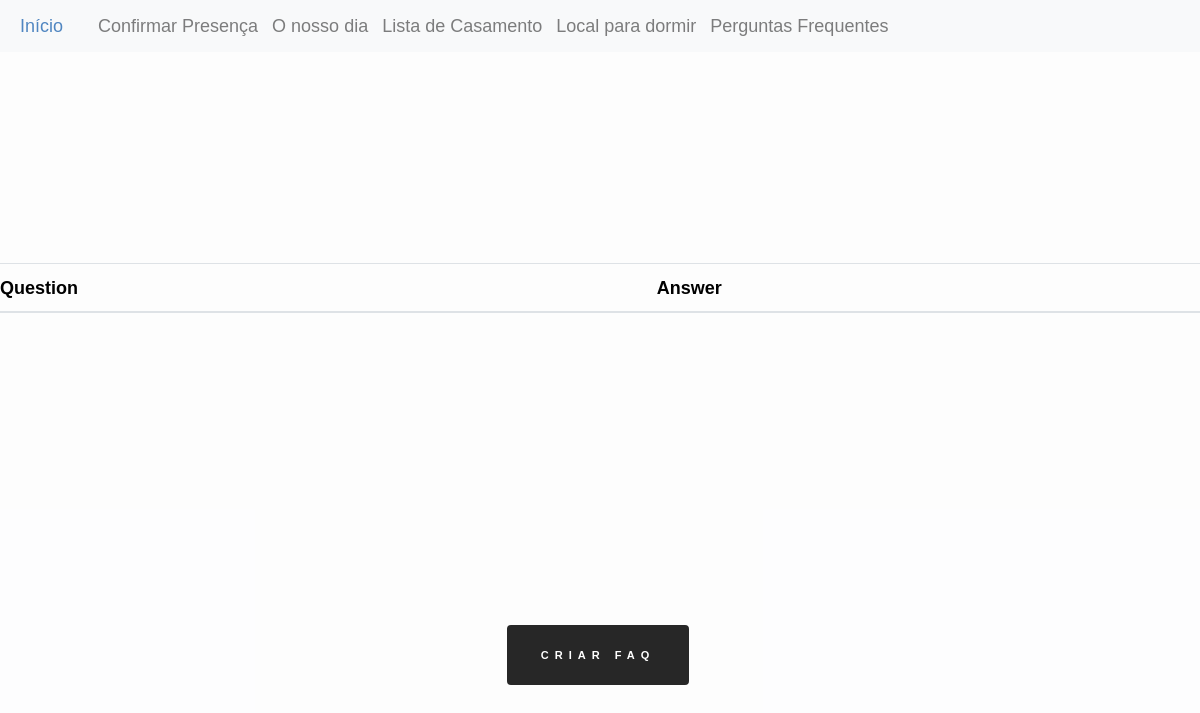
Before: /edit/faqs with the older database file.
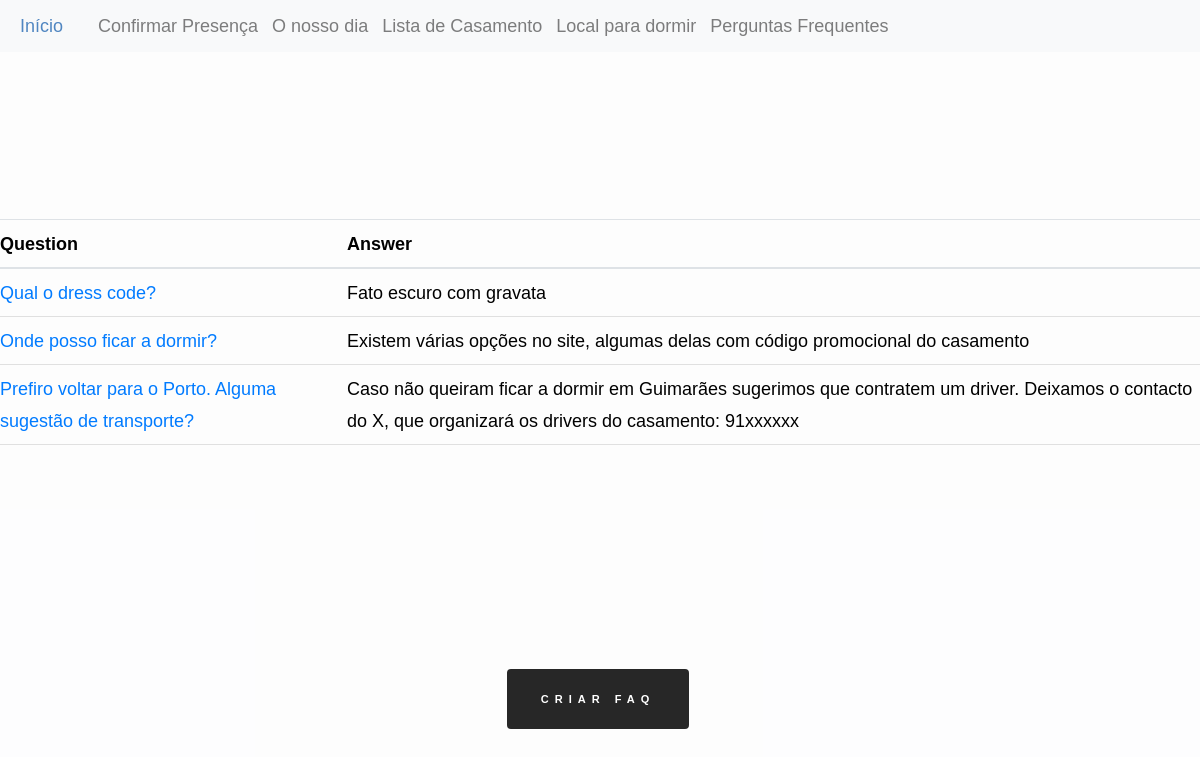
After: the same page with the newer database file.
### inesegoncalo/models/faqs.py (models this page shows, shortened)
class FAQ(db.Model ,model.Model,model.Base):
    __tablename__ = 'faq'
    __table_args__ = {'extend_existing': True}
    id = Column(Integer, primary_key=True)
    question = Column(Text)
    answer = Column(Text)

### inesegoncalo/modules/edit.py (the view)
@bp.route("/faqs", methods=("GET", "POST"))
def faqs():
    faqs = FAQ.query.all()
    return render_template("edit/faqs.html", faqs=faqs)

### inesegoncalo/templates/edit/faqs.html (shortened to what this page needs)
{% extends 'layout.html' %}
{% block content %}
<div class="product_background">
<table class="table">
    <thead>
        <tr>
            <th>Question</th>
            <th>Answer</th>
        </tr>
    </thead>
    <tbody>
        {% for faq in faqs %}
            <tr>
                <td class="no_padding"><a href="{{url_for('edit.faq',faq_id=faq.id)}}">{{faq.question}}</a></td>
                <td class="no_padding">{{faq.answer}}</td>
            </tr>
        {% endfor %}
    </tbody>
</table>
{% set url = url_for('create.faq') %}
<button class="rsvp_button" data-url="{{url}}" onclick="redirectTo(this)"> Criar FAQ </button>
</div>
{% endblock %}

### inesegoncalo/templates/layout.html (shortened to what this page needs)
<!DOCTYPE html>
<html lang="en">
    <head>
        <link href="https://maxcdn.bootstrapcdn.com/bootstrap/4.1.3/css/bootstrap.min.css" rel="stylesheet">
        <link href="{{ url_for('static', filename='style/main.css')}}" rel="stylesheet">
        <link href="{{ url_for('static', filename='style/vendor.css')}}" rel="stylesheet">
        <link href="{{ url_for('static', filename='style/confirmation.css')}}" rel="stylesheet">
        <link href="{{ url_for('static', filename='style/card.css')}}" rel="stylesheet">
        <link href="{{ url_for('static', filename='style/contribution.css')}}" rel="stylesheet">
        <link href="{{ url_for('static', filename='style/timeline.css')}}" rel="stylesheet">
        <link href="{{ url_for('static', filename='style/lista_casamento.css')}}" rel="stylesheet">
        <link rel="stylesheet" href="https://use.fontawesome.com/releases/v5.2.0/css/all.css">
    <body id="top">
        <div>
            <nav class="navbar navbar-expand-lg navbar-light bg-light">
                <a  class="nav-link"  href="{{url_for('main.index')}}" style="color:#5086c1">
                    Início
                </a>
                <div class="collapse navbar-collapse" id="navbarText">
                  <ul class="navbar-nav mr-auto">
                    <li class="nav-item">
                        <a class="nav-link" href="{{url_for('confirmations.confirmation')}}">Confirmar Presença</a>
                      </li>
                   <li class="nav-item">
                        <a class="nav-link"  href="{{url_for('main.info')}}">O nosso dia</a>
                    </li>
                    <li class="nav-item">
                        <a class="nav-link" href="{{url_for('products.all')}}">Lista de Casamento</a>
                      </li>
                      <li class="nav-item">
                        <a class="nav-link" href="{{url_for('main.hotels')}}">Local para dormir</a>
                      </li>
                      <li class="nav-item">
                        <a class="nav-link" href="{{url_for('main.faqs')}}">Perguntas Frequentes</a>
                      </li>
                  </ul>
                </div>
              </nav>
            </div>
        {% block content %}
        {% endblock %}
    </body>
</html>

### inesegoncalo/static/style/main.css (style rules this page uses)
html { font-size: 10px; }
html, body { height: 100%; }
body { background: #ffffff; font-family: 'Metropolis', sans-serif; font-size: 1.8rem; font-style: normal; font-weight: normal; line-height: 1.778; color: #000000; margin: 0; padding: 0; position: relative; }
ul { list-style: disc; }
li { display: list-item; }
ol, ul { margin-left: 1.6rem; }
ul li { padding-left: .4rem; }
table { border-width: 0; width: 100%; max-width: 100%; font-family: 'Metropolis', sans-serif ; border-collapse: collapse; }
th, td { padding: 1.5rem 3.2rem; text-align: left; border-bottom: 1px solid #e0e0e0; }
th { color: #000000; font-family: 'Metropolis', sans-serif ; font-weight: 700; }
th:first-child, td:first-child { padding-left: 0; }
th:last-child, td:last-child { padding-right: 0; }
button, .btn { margin-bottom: 1.6rem; }
input, textarea, select, pre, blockquote, figure, table, p, ul, ol, dl, form, .video-container, .ss-custom-select { margin-bottom: 3.2rem; }
::placeholder { color: #8c8c8c; }
.btn, button, input[type="submit"], input[type="reset"], input[type="button"] { display: inline-block; font-family: 'Metropolis', sans-serif ; font-weight: 700; font-size: 1.1rem; text-transform: uppercase; letter-spacing: .6rem; height: 6rem; line-height: 5.6rem; padding: 0 3.2rem; margin: 0 .4rem 1.6rem 0; color: #ffffff; text-decoration: none; text-align: center; white-space: nowrap; cursor: pointer; transition: all .3s ease-in-out; -webkit-font-smoothing: antialiased; -moz-osx-font-smoothing: grayscale; border-radius: 4px; background-color: #272727; border: 0.2rem solid #272727; }

### inesegoncalo/static/style/card.css (style rules this page uses)
body { background-color: #f8f9fa!important }
.product_background { box-shadow: inset 0 0 0 1000px rgb(255 255 255 / 74%); min-height:100vh; background-attachment: fixed; background-repeat: no-repeat!important; background-size: cover!important; display: flex; justify-content: center; flex-wrap: wrap; padding-top: 6rem; flex-direction: row; align-items: center; }

### inesegoncalo/static/style/lista_casamento.css (style rules this page uses)
a, a:hover { text-decoration: none; transition: color 0.3s ease-in-out; }

Changed rows visible on the page:
added FAQ: question "Qual o dress code?", answer "Fato escuro com gravata"
added FAQ: question "Onde posso ficar a dormir?", answer "Existem várias opções no site, algumas delas com código promocional do casamento"
added FAQ: question "Prefiro voltar para o Porto. Alguma sugestão de transporte?", answer "Caso não queiram ficar a dormir em Guimarães sugerimos que contratem um driver. Deixamos o contacto do X, que organizará os drivers do casamento: 91xxxxxx"
